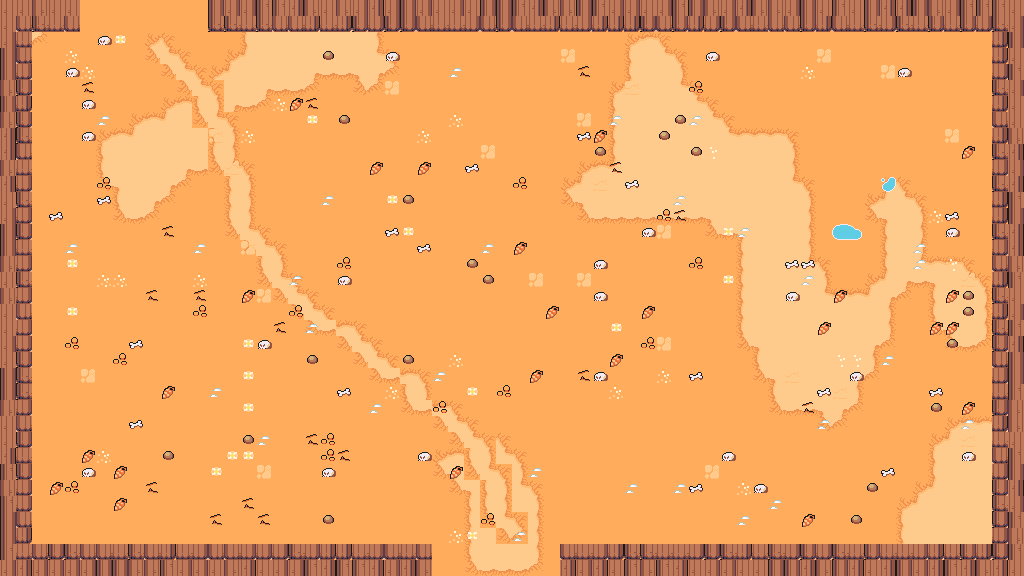

Rendered tile map (Tiled .tmx) drawn with the repository's tilesets; below, a short description and the map source with its tile grids summarised:
An orthogonal 64x36 tile map with 16x16 px tiles, 7 tile layers (floor, ground, path, decor, ...), 5 tilesets and 42 objects (21x prop, 9x spawn, 9x obstacle, 2x door, playerStart).

<map version="1.10" tiledversion="1.11.0" orientation="orthogonal" renderorder="right-down" width="64" height="36" tilewidth="16" tileheight="16" infinite="0" nextlayerid="9" nextobjectid="43">
 <properties>
    <property name="chapter" type="int" value="4" />
    <property name="room" type="int" value="13" />
    <property name="isBossRoom" type="bool" value="false" />
 </properties>
 <tileset firstgid="1" source="desert.tsx" />
 <tileset firstgid="241" source="camp.tsx" />
 <tileset firstgid="448" source="floordetail.tsx" />
 <tileset firstgid="528" source="relief.tsx" />
 <tileset firstgid="768" source="tilefloor.tsx" />
 <layer id="1" name="floor" width="64" height="36">
  <data>[2304 cells, 2304 non-empty, 1 distinct tile ids]</data>
 </layer>
 <layer id="2" name="ground" width="64" height="36">
  <data>[2304 cells, 496 non-empty, 13 distinct tile ids]</data>
 </layer>
 <layer id="3" name="path" width="64" height="36">
  <data>[2304 cells, 86 non-empty, 9 distinct tile ids]</data>
 </layer>
 <layer id="4" name="decor" width="64" height="36">
  <data>[2304 cells, 212 non-empty, 13 distinct tile ids]</data>
 </layer>
 <layer id="5" name="border-back" width="64" height="36">
  <data>[2304 cells, 352 non-empty, 12 distinct tile ids]</data>
 </layer>
 <layer id="6" name="border-mid" width="64" height="36">
  <data>[2304 cells, 0 non-empty, 0 distinct tile ids]</data>
 </layer>
 <layer id="7" name="border-front" width="64" height="36">
  <data>[2304 cells, 0 non-empty, 0 distinct tile ids]</data>
 </layer>
 <objectgroup id="8" name="objects">
  <object id="1" name="playerStart" x="496" y="304"><point /></object>
  <object id="2" name="spawn" x="632" y="256">
   <properties>
    <property name="role" value="chaser" />
    <property name="wave" type="int" value="1" />
    <property name="elite" type="bool" value="false" />
   </properties>
  <point /></object>
  <object id="3" name="spawn" x="560" y="432">
   <properties>
    <property name="role" value="tank" />
    <property name="wave" type="int" value="1" />
    <property name="elite" type="bool" value="false" />
   </properties>
  <point /></object>
  <object id="4" name="spawn" x="336" y="352">
   <properties>
    <property name="role" value="caster" />
    <property name="wave" type="int" value="2" />
    <property name="elite" type="bool" value="false" />
   </properties>
  <point /></object>
  <object id="5" name="spawn" x="368" y="256">
   <properties>
    <property name="role" value="chaser" />
    <property name="wave" type="int" value="2" />
    <property name="elite" type="bool" value="false" />
   </properties>
  <point /></object>
  <object id="6" name="spawn" x="592" y="216">
   <properties>
    <property name="role" value="sniper" />
    <property name="wave" type="int" value="2" />
    <property name="elite" type="bool" value="false" />
   </properties>
  <point /></object>
  <object id="7" name="spawn" x="600" y="408">
   <properties>
    <property name="role" value="chaser" />
    <property name="wave" type="int" value="3" />
    <property name="elite" type="bool" value="false" />
   </properties>
  <point /></object>
  <object id="8" name="spawn" x="376" y="304">
   <properties>
    <property name="role" value="tank" />
    <property name="wave" type="int" value="3" />
    <property name="elite" type="bool" value="false" />
   </properties>
  <point /></object>
  <object id="9" name="spawn" x="432" y="208">
   <properties>
    <property name="role" value="tank" />
    <property name="wave" type="int" value="3" />
    <property name="elite" type="bool" value="true" />
   </properties>
  <point /></object>
  <object id="10" name="spawn" x="552" y="200">
   <properties>
    <property name="role" value="splitter" />
    <property name="wave" type="int" value="3" />
    <property name="elite" type="bool" value="false" />
   </properties>
  <point /></object>
  <object id="11" name="door" x="496" y="568"><point /></object>
  <object id="12" name="door" x="152" y="8"><point /></object>
  <object id="13" name="obstacle" x="0" y="544" width="432" height="32">
   <properties>
    <property name="kind" value="edge" />
   </properties>
  </object>
  <object id="14" name="obstacle" x="560" y="544" width="464" height="32">
   <properties>
    <property name="kind" value="edge" />
   </properties>
  </object>
  <object id="15" name="obstacle" x="0" y="0" width="80" height="32">
   <properties>
    <property name="kind" value="edge" />
   </properties>
  </object>
  <object id="16" name="obstacle" x="208" y="0" width="816" height="32">
   <properties>
    <property name="kind" value="edge" />
   </properties>
  </object>
  <object id="17" name="obstacle" x="0" y="32" width="32" height="512">
   <properties>
    <property name="kind" value="edge" />
   </properties>
  </object>
  <object id="18" name="obstacle" x="992" y="32" width="32" height="512">
   <properties>
    <property name="kind" value="edge" />
   </properties>
  </object>
  <object id="19" name="obstacle" x="816" y="160" width="48" height="48">
   <properties>
    <property name="kind" value="pit" />
   </properties>
  </object>
  <object id="20" name="obstacle" x="320" y="160" width="16" height="16">
   <properties>
    <property name="kind" value="pillar" />
   </properties>
  </object>
  <object id="21" name="obstacle" x="640" y="432" width="48" height="16">
   <properties>
    <property name="kind" value="wall" />
   </properties>
  </object>
  <object id="22" name="prop" x="752" y="112" width="64" height="42">
   <properties>
    <property name="key" value="palm-cluster" />
   </properties>
  </object>
  <object id="23" name="prop" x="800" y="96" width="64" height="42">
   <properties>
    <property name="key" value="palm-cluster-dusty" />
   </properties>
  </object>
  <object id="24" name="prop" x="864" y="112" width="64" height="42">
   <properties>
    <property name="key" value="palm-cluster" />
   </properties>
  </object>
  <object id="25" name="prop" x="752" y="160" width="32" height="32">
   <properties>
    <property name="key" value="palm-single" />
   </properties>
  </object>
  <object id="26" name="prop" x="768" y="208" width="16" height="16">
   <properties>
    <property name="key" value="desert-agave" />
   </properties>
  </object>
  <object id="27" name="prop" x="864" y="256" width="16" height="15">
   <properties>
    <property name="key" value="desert-bush-dry" />
   </properties>
  </object>
  <object id="28" name="prop" x="158" y="142" width="32" height="32">
   <properties>
    <property name="key" value="rock-sandstone" />
   </properties>
  </object>
  <object id="29" name="prop" x="272" y="128" width="16" height="16">
   <properties>
    <property name="key" value="desert-agave" />
   </properties>
  </object>
  <object id="30" name="prop" x="176" y="144" width="16" height="16">
   <properties>
    <property name="key" value="desert-shell" />
   </properties>
  </object>
  <object id="31" name="prop" x="224" y="48" width="16" height="16">
   <properties>
    <property name="key" value="desert-shell" />
   </properties>
  </object>
  <object id="32" name="prop" x="416" y="96" width="16" height="15">
   <properties>
    <property name="key" value="desert-bush-dry" />
   </properties>
  </object>
  <object id="33" name="prop" x="64" y="408" width="16" height="16">
   <properties>
    <property name="key" value="rock-sandstone-small" />
   </properties>
  </object>
  <object id="34" name="prop" x="400" y="528" width="16" height="15">
   <properties>
    <property name="key" value="desert-bush-dry" />
   </properties>
  </object>
  <object id="35" name="prop" x="288" y="384" width="16" height="15">
   <properties>
    <property name="key" value="desert-bush-dry" />
   </properties>
  </object>
  </objectgroup>
</map>
<!-- 7 of 42 objects omitted -->
